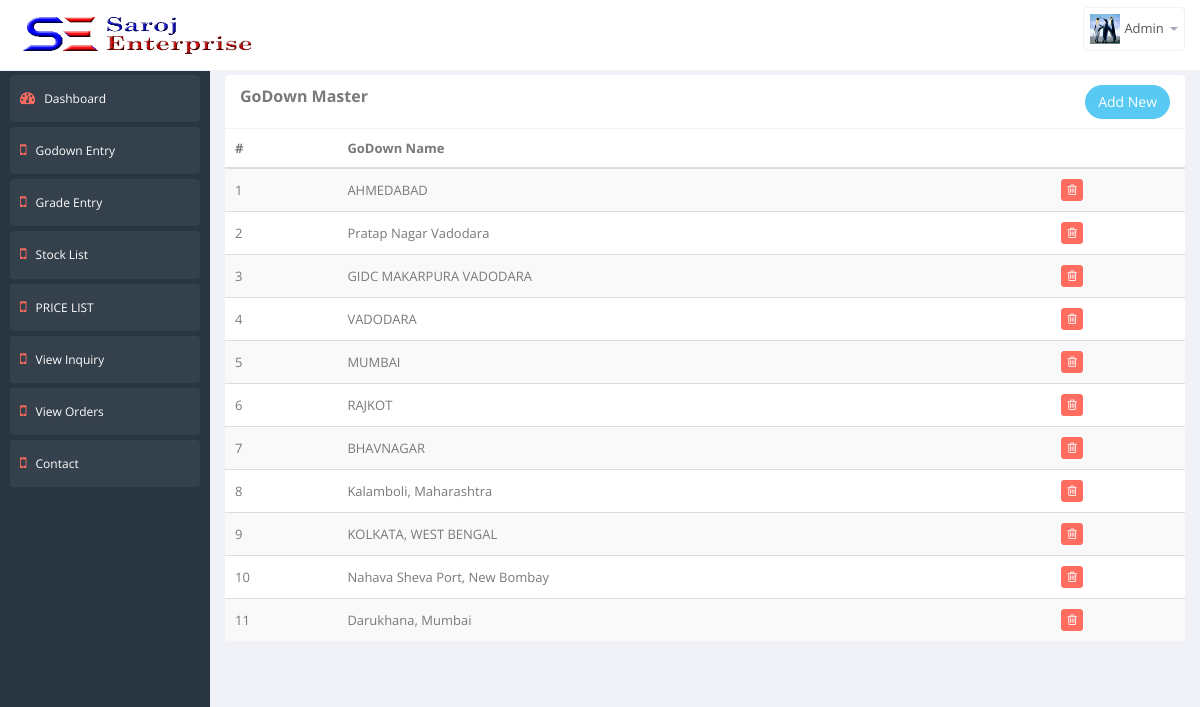
Screenshot of /admin/index.php?p=Show_godown (signed in) with the database file from the repository.
### tables this page shows
CREATE TABLE `godown_master` (
  `created_by_date` datetime NOT NULL,
  `created_by_id` int(20) NOT NULL,
  `updated_by_date` datetime NOT NULL,
  `updated_by_id` int(20) NOT NULL,
  `active_flag` int(2) NOT NULL,
  `godown_id` int(50) NOT NULL,
  `godown_name` varchar(255) NOT NULL
);

### admin/dao.php (called while the page is built, shortened)
<?php
class dao implements interface1
{
    function __construct()
    {
        $db=new DBConnect();
    }
    function select($table,$where='',$other='')
    {
        if($where!='')
        {
            $where = "where ".$where;
        }
        return mysql_query("select * from $table $where $other");
    }
}
?>

### admin/show_godown.php (the view)
<div class="row">
                  <div class="col-lg-12">
                      <section class="panel">
                          <header class="panel-heading" style=" padding-bottom: 20px;">
                              <b>GoDown Master</b>
                              <a href="index.php?p=godown"><button type="button" class="btn btn-round btn-info" style="float: right;">Add New</button></a>
                          </header>
                          <table class="table table-striped table-advance table-hover">
                              <thead>
                              <tr>
                                  <th>#</th>
                                  <th>GoDown Name</th>
                                  <th></th>
                              </tr>
                              </thead>
                              <tbody>
                                  <?php
                                  include './dao.php';
                                  $d=new dao();
                                  $i=0;
                                  $qu=$d->select("godown_master", "active_flag=0");
                                  while($fet=  mysql_fetch_array($qu)){
                                  ?>
                              <tr>
                                  <td><?php echo ++$i; ?></td>
                                  <td><?php echo $fet['godown_name']; ?></td>
                                  <td>
                                      <a href="delete_control.php?godown=<?php echo $fet['godown_id']; ?>"><button class="btn btn-danger btn-xs"><i class="fa fa-trash-o "></i></button></a>
                                  </td>
                              </tr>
                                  <?php } ?>
                              </tbody>
                          </table>
                      </section>
                      <br>
                  </div>
              </div>

### rows the page displays
godown_master: godown_name "AHMEDABAD"
godown_master: godown_name "Pratap Nagar Vadodara"
godown_master: godown_name "GIDC MAKARPURA VADODARA"
godown_master: godown_name "VADODARA"
godown_master: godown_name "MUMBAI"
godown_master: godown_name "RAJKOT"
godown_master: godown_name "BHAVNAGAR"
godown_master: godown_name "Kalamboli, Maharashtra"
godown_master: godown_name "KOLKATA, WEST BENGAL"
godown_master: godown_name "Nahava Sheva Port, New Bombay"
godown_master: godown_name "Darukhana, Mumbai"

### other values shown
$_SESSION['name'] "Admin"
